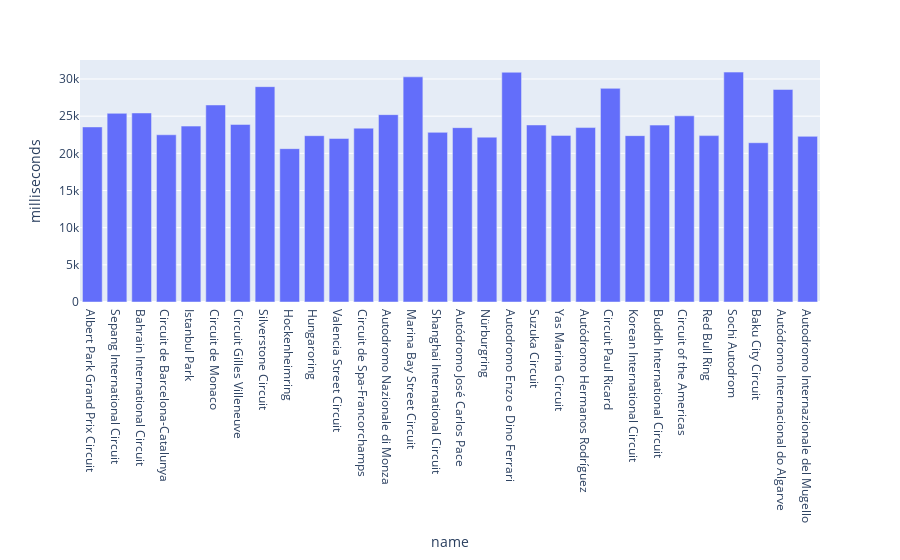

Notebook cell for this chart:
### Code cell
px.bar(pitstop_data,x='name',y='milliseconds')

### Figure 1 — Plotly figure (JSON) as saved in the notebook; plotly's stock layout.template omitted (floating-point values rounded to 4 significant figures)
{"data": [{"alignmentgroup": "True", "hovertemplate": "name=%{x}<br>milliseconds=%{y}<extra></extra>", "legendgroup": "", "marker": {"color": "#636efa", "pattern": {"shape": ""}}, "name": "", "offsetgroup": "", "orientation": "v", "showlegend": false, "textposition": "auto", "type": "bar", "x": ["Albert Park Grand Prix Circuit", "Sepang International Circuit", "Bahrain International Circuit", "Circuit de Barcelona-Catalunya", "Istanbul Park", "Circuit de Monaco", "Circuit Gilles Villeneuve", "Silverstone Circuit", "Hockenheimring", "Hungaroring", "Valencia Street Circuit", "Circuit de Spa-Francorchamps", "Autodromo Nazionale di Monza", "Marina Bay Street Circuit", "Shanghai International Circuit", "Autódromo José Carlos Pace", "Nürburgring", "Autodromo Enzo e Dino Ferrari", "Suzuka Circuit", "Yas Marina Circuit", "Autódromo Hermanos Rodríguez", "Circuit Paul Ricard", "Korean International Circuit", "Buddh International Circuit", "Circuit of the Americas", "Red Bull Ring", "Sochi Autodrom", "Baku City Circuit", "Autódromo Internacional do Algarve", "Autodromo Internazionale del Mugello"], "xaxis": "x", "y": [23550.0, 25380.0, 25430.0, 22500.0, 23660.0, 26510.0, 23890.0, 28970.0, 20630.0, 22370.0, 22000.0, 23390.0, 25210.0, 30290.0, 22820.0, 23450.0, 22170.0, 30910.0, 23820.0, 22420.0, 23470.0, 28740.0, 22380.0, 23800.0, 25040.0, 22380.0, 30930.0, 21430.0, 28590.0, 22280.0], "yaxis": "y"}], "layout": {"barmode": "relative", "legend": {"tracegroupgap": 0}, "margin": {"t": 60}, "xaxis": {"anchor": "y", "domain": [0, 1], "title": {"text": "name"}}, "yaxis": {"anchor": "x", "domain": [0, 1], "title": {"text": "milliseconds"}}}}
